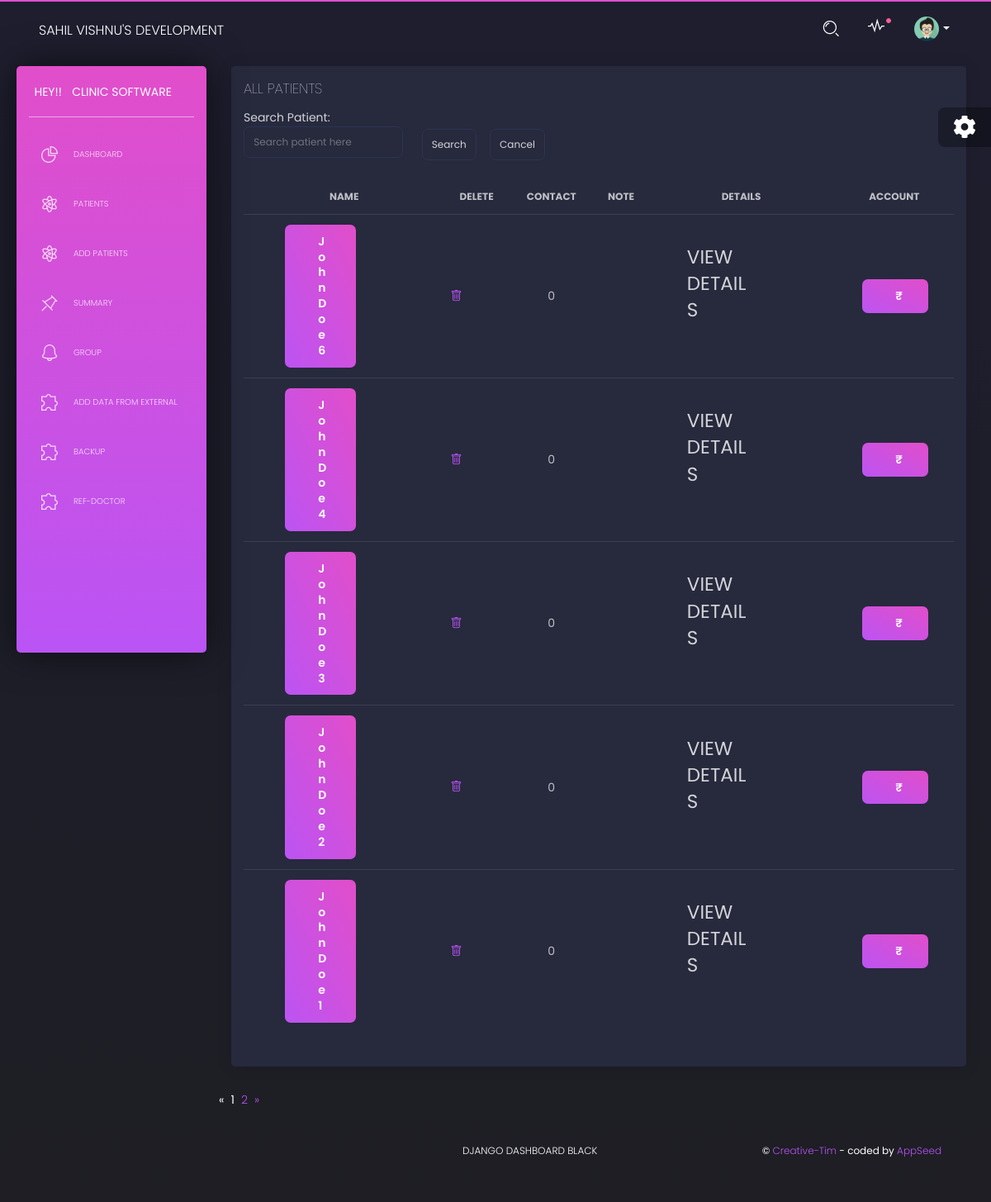
Page /patients on the committed database.
### loginmodule/models.py (models this page shows)
class patient_detail(models.Model):
    patient_id=models.AutoField
    fname = models.CharField(max_length=20)
    lname = models.CharField(max_length=20)
    note = models.TextField(max_length=40,null=True)
    age = models.IntegerField(null=True)
    weight = models.IntegerField(null=True)
    contact = models.IntegerField(null=True)
    address  = models.CharField(max_length=50,null=True)
    rperson = models.CharField(max_length=20,null=True)
    def __str__(self):
         return self.fname +' '+ self.lname

### loginmodule/views.py (the view)
# urls.py: path('patients',views.main_patient, name='main_patient'),
def main_patient(request):
    patient=patient_detail.objects.all().order_by('-id')
    print(patient)
    paginator=Paginator(patient, 5)
    page_number=request.GET.get('page')
    page_obj=paginator.get_page(page_number)
    return render(request,'home/patients.html',{'patient':patient,'page_obj':page_obj})

### loginmodule/templates/home/patients.html (shortened to what this page needs)
{% extends "layouts/base.html" %}
{% block content %}
<div class="row">
  <div class="col-md-12">
    <div class="card ">
      <div class="card-header">
        <h4 class="card-title"> ALL PATIENTS</h4>
        <form action="{% url 'searchPatient'%}" method="get" value="{{request.GET.q}}" >
          <div class="row">
            <div class="col-md-3">
              Search Patient:<input type="text" class="form-control " name="q" placeholder="Search patient here"/>            </div>
            <div class="d-inline p-2 mt-3">
              <input type="submit" value="Search" name="submit" class="form-control">
            </div>
            <div class="d-inline p-2 mt-3">
              <a href="{%url 'main_patient'%}"><button class="form-control " >Cancel</button></a>
            </div>
          </div>
        </form>
      </div>
      <div class="card-body">
        <div class="table-responsive">
          <table class="table tablesorter " id="">
            <thead class=" text-primary">
              <tr>
                <th class="text-center">
                  Name
                </th>
                <th class="text-center">
                  DELETE
                </th>
                <th class="text-center">
                  CONTACT
                </th>
                <th class="text-center">
                  NOTE
                </th>
                <th class="text-center">
                  DETAILS
                </th>
                <th class="text-center">
                 ACCOUNT
                </th>
              </tr>
            </thead>
            <tbody>
              {% for p in page_obj %}
              <tr>
                <td>
                    <div class="row">
                        <div class="col-lg-8 ml-auto mr-auto">
                          <div class="row">
                            <div class="col-md-8">
                              <a href="{% url 'addpatient_health_details' p.id %}">
                              <button class="btn btn-primary btn-block" >{{p.fname}} {{p.lname}}</button>
                              </a>
                            </div>
                          </div>
                        </div>
                      </div>
                </td>
                <td>
                  <a href="{% url 'deletepatient' p.id %}"><i class="bi bi-trash"></i></a>
                </td>
                <td class="text-center">
                    {{p.contact}}
                </td>
                <td class="text-center">
              </td>
                <td>
                  <div class="row">
                    <div class="col-lg-8 ml-auto mr-auto">
                      <div class="row">
                        <div class="col-md-8">
                          <a href="{% url 'viewdetail' p.id %}">
                          <h3>VIEW DETAILS </h3>
                          </a>
                        </div>
                      </div>
                    </div>
                  </div>
              </td>
              <td>
                <div class="row">
                  <div class="col-lg-8 ml-auto mr-auto">
                    <div class="row">
                      <div class="col-md-8">
                        <a href="{% url 'settle_account' p.id %}">
                        <button class="btn btn-primary btn-block" >₹</button>
                        </a>
                      </div>
                    </div>
                  </div>
                </div>
            </td>
              </tr>
              {%endfor%}
            </tbody>
          </table>
        </div>
      </div>
    </div>
  </div>
  {% if page_obj.has_other_pages %}
  <ul class="pagination justify-content-center ">
    {% if page_obj.has_previous %}
    <li class="pr-3"><a href="?page={{ page_obj.previous_page_number }}">&laquo;</a></li>
  {% else %}
    <li class="disabled pr-2"><span>&laquo;</span></li>
  {% endif %}
  {% for i in page_obj.paginator.page_range %}
    {% if page_obj.number == i %}
      <li class="active pr-2"><span>{{ i }} <span class="sr-only">(current)</span></span></li>
    {% else %}
      <li class="pr-2"><a href="?page={{ i }}">{{ i }}</a></li>
    {% endif %}
  {% endfor %}
  {% if page_obj.has_next %}
    <li class="pr-2"><a href="?page={{ page_obj.next_page_number }}">&raquo;</a></li>
  {% else %}
    <li class="disabled pl-3"><span>&raquo;</span></li>
  {% endif %}
  </ul>
  {% endif %}
{% endblock content %}

### rows in the picture
patient_detail: fname "John", lname "Doe 6", contact "0"
patient_detail: fname "John", lname "Doe 4", contact "0"
patient_detail: fname "John", lname "Doe 3", contact "0"
patient_detail: fname "John", lname "Doe 2", contact "0"
patient_detail: fname "John", lname "Doe 1", contact "0"

### other values in the picture
{{ i }} "1"
{{ i }} "2"
